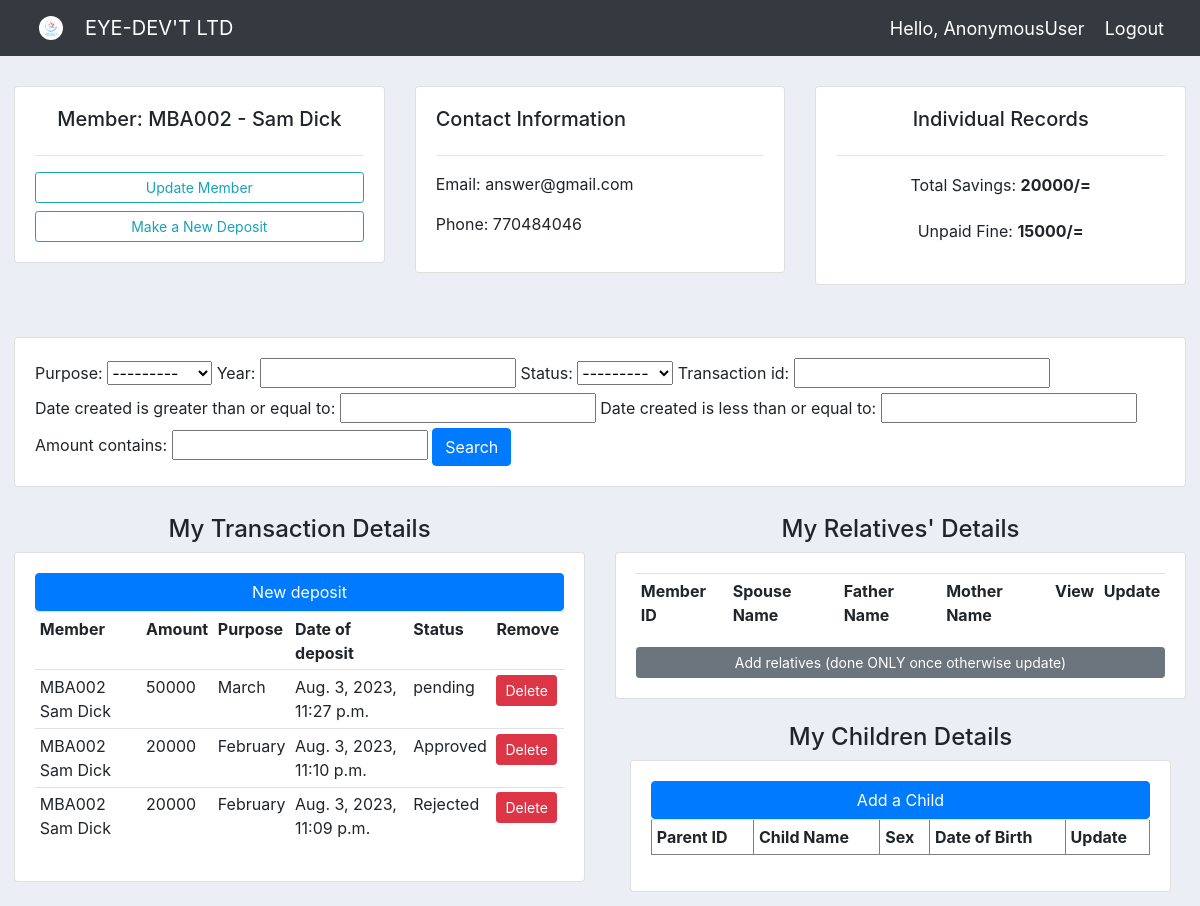
The page /member/MBA002/ on the database its author committed.
### kyaclub_app/models.py (models this page shows, shortened)
class Member(models.Model):
    sex_choices = (("Male","male"), ("Female","Female"))
    status_choices = (("Married","Married"),("Single","Single"),
                        ("Windowed","Windowed"),("Divorsed","Divorsed"))
    member_id =models.CharField(max_length=10, primary_key=True )
    full_name = models.CharField(max_length=200, null=False)
    nin = models.CharField(max_length=100)
    occupation=models.CharField(max_length=500)
    sex = models.CharField(max_length=10,choices = sex_choices)
    marital_status = models.CharField(max_length=30, choices=status_choices)
    email = models.EmailField(max_length=100)
    telephone = models.PositiveIntegerField()
    date_of_birth = models.DateField(validators=[MaxValueValidator(datetime.date.today)])
    current_address = models.CharField(max_length=300)
    home_address = models.CharField(max_length=300)
    Registered_date = models.DateTimeField(auto_now_add=True)
    def __str__(self):
        return self.member_id + " " +self.full_name

class Deposit(models.Model):
    status_choices =(("pending","pending"),("Approved","Approved"),
                        ("Rejected","Rejected"))
    purpose_choices = (("January","January"),("February","February"),("March","March"),
    				("April","April"),("May","May"),("June","June"),("July","July"),
    				("August","August"),("September","September"),("October","October"),
    				("November","November"),("December","December"))
    member = models.ForeignKey(Member, on_delete=models.CASCADE)
    amount = models.PositiveIntegerField()
    purpose = models.CharField(max_length=50, null=False, choices = purpose_choices)
    year = models.PositiveIntegerField()
    deposited_by = models.CharField(max_length=50,null=False)
    status = models.CharField(max_length=30, null=False, choices = status_choices, default="pending")
    date_created = models.DateTimeField(auto_now_add=True)
    Transaction_id = models.CharField(max_length=100, null=False)
    receipt = models.ImageField(upload_to='deposits/%Y/%m/%d',blank=True)

### kyaclub_app/views.py (the view)
# urls.py: path('member/<str:member_id>/', views.member, name='member'),
def member(request, member_id):
    member = Member.objects.get(member_id=member_id)
    deposits = member.deposit_set.all().order_by('-date_created')
    children = member.childrendetail_set.all()
    relative = member.relative_set.all()
    deposit_count = deposits.count()
    ind_savings = member.deposit_set.filter(status='Approved').aggregate(models.Sum('amount'))['amount__sum'] or 0
    ind_fine = member.fine_set.filter(status='unpaid').aggregate(models.Sum('amount'))['amount__sum'] or 0
    myFilter = DepositFilter(request.GET, queryset=deposits)
    deposits = myFilter.qs
    context = {
                'member': member,
                'deposits': deposits,
                'deposit_count': deposit_count,
                'myFilter': myFilter,
                'ind_savings': ind_savings,
                'ind_fine': ind_fine,
                'children':children,
                'relative': relative,
                }
    return render(request, 'members/member.html', context)

### kyaclub_app/templates/members/member.html (shortened to what this page needs)
{% extends 'members/main.html' %}
{% load static %}
{% block content %}
<br>
<div class="row">
    <div class="col-md">
        <div class="card card-body">
            <h5 align="center">Member: {{member.member_id}} - {{member.full_name}}</h5>
            <hr>
            <a class="btn btn-outline-info btn-sm btn-block" href="{% url 'update_member' member.member_id %}"> Update Member</a>
            <a class="btn btn-outline-info btn-sm btn-block" href="{% url 'deposit_create' %}"> Make a New Deposit</a>
        </div>
    </div>
    <div class="col-md">
        <div class="text-bg-primary">
            <div class="card card-body">
                <h5>Contact Information</h5>
                <hr>
                <p>Email: {{member.email}}</p>
                <p>Phone: {{member.telephone}}</p>
            </div>
        </div>
    </div>
    <div class="col-md">
        <div class="text-bg-primary">
            <div class="card card-body">
                <h5 align="center"> Individual Records</h5>
                <hr>
                <p style="text-align: center; padding: 1px">Total Savings: <strong>{{ind_savings}}/= </strong></p>
                <p style="text-align: center; padding: 5px">Unpaid Fine: <strong>{{ind_fine}}/=</strong> </p>
            </div>
        </div>
    </div>
</div>
<br>
<div class="row">
    <div class="col">
        <div class="card card-body">
            <form method="get">
                {{myFilter.form}}
                <button class="btn btn-primary" type="submit">Search</button>
            </form>
        </div>
    </div>
</div>
<div class="row">
    <div class="col-md-6">
        <h4 align="center">My Transaction Details</h4>
        <div class="card card-body">
            <a class="btn btn-primary btn-block" href="{% url 'deposit_create' %}"> New deposit</a>
            <table class="table table-sm table-hover">
                <tr>
                    <th>Member</th>
                    <th>Amount</th>
                    <th>Purpose</th>
                    <th>Date of deposit</th>
                    <th>Status</th>
                    <th>Remove</th>
                </tr>
                {% for deposit in deposits %}
                    <tr>
                        <td>{{deposit.member}}</td>
                        <td>{{deposit.amount}}</td>
                        <td>{{deposit.purpose}}</td>
                        <td>{{deposit.date_created}}</td>
                        <td>{{deposit.status}}</td>
                        <td><a class="btn btn-sm btn-danger" href="{% url 'delete_deposit' deposit.id %}">Delete</a></td>
                    </tr>
                {% endfor %}
            </table>
        </div>
    </div>
        <div class="col-md">
            <h4 align="center">My Relatives' Details</h4>
            <div class="card card-body">
                <table class="table table-sm table-hover" >
                    <tr>
                        <th>Member ID</th>
                        <th>Spouse Name</th>
                        <th>Father Name</th>
                        <th>Mother Name</th>
                        <th>View</th>
                        <th>Update</th>
                    </tr>
                </table>
                <a class="btn btn-secondary btn-sm" href="{% url 'add_relative_detail' %}"> Add relatives (done ONLY once otherwise update)</a>
            </div><br>
            <div class="col-md">
            <h4 align="center">My Children Details</h4>
            <div class="card card-body">
                <a class="btn btn-primary btn-block" href="{% url 'add_child_detail' %}"> Add a Child</a>
                <table class="table table-sm table-hover" border="1" >
                    <tr>
                        <th>Parent ID</th>
                        <th>Child Name</th>
                        <th>Sex</th>
                        <th>Date of Birth</th>
                        <th>Update</th>
                    </tr>
                </table>
            </div>
    </div>
    </div>
</div>
{% endblock content %}

### kyaclub_app/static/css/main.css (style rules this page uses)
body { background-color: #ebeff5; }
.row { padding: 14px; }

### rows shown on the page
Member: member_id "MBA002", full_name "Sam Dick", email "answer@gmail.com", telephone "770484046"
Deposit: member "MBA002 Sam Dick", amount "50000", purpose "March", date_created "Aug. 3, 2023, 11:27 p.m.", status "pending"
Deposit: member "MBA002 Sam Dick", amount "20000", purpose "February", date_created "Aug. 3, 2023, 11:10 p.m.", status "Approved"
Deposit: member "MBA002 Sam Dick", amount "20000", purpose "February", date_created "Aug. 3, 2023, 11:09 p.m.", status "Rejected"

### other values the page prints
{{ request.user }} "AnonymousUser"
{{ ind_savings }} "20000"
{{ ind_fine }} "15000"
